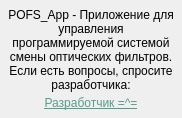
<?xml version="1.0" encoding="UTF-8"?>
<ui version="4.0">
 <class>HelpDialog</class>
 <widget class="QDialog" name="HelpDialog">
  <property name="geometry">
   <rect>
    <x>0</x>
    <y>0</y>
    <width>200</width>
    <height>116</height>
   </rect>
  </property>
  <property name="windowTitle">
   <string>О программе</string>
  </property>
  <layout class="QVBoxLayout" name="verticalLayout">
   <property name="spacing">
    <number>4</number>
   </property>
   <property name="sizeConstraint">
    <enum>QLayout::SetFixedSize</enum>
   </property>
   <property name="leftMargin">
    <number>8</number>
   </property>
   <property name="topMargin">
    <number>8</number>
   </property>
   <property name="rightMargin">
    <number>8</number>
   </property>
   <property name="bottomMargin">
    <number>8</number>
   </property>
   <item>
    <widget class="QLabel" name="label">
     <property name="sizePolicy">
      <sizepolicy hsizetype="Fixed" vsizetype="Fixed">
       <horstretch>0</horstretch>
       <verstretch>0</verstretch>
      </sizepolicy>
     </property>
     <property name="text">
      <string>&lt;html&gt;&lt;head/&gt;&lt;body&gt;&lt;p&gt;POFS_App - Приложение для управления программируемой системой смены оптических фильтров. Если есть вопросы, спросите разработчика:&lt;/p&gt;&lt;/body&gt;&lt;/html&gt;</string>
     </property>
     <property name="textFormat">
      <enum>Qt::AutoText</enum>
     </property>
     <property name="alignment">
      <set>Qt::AlignCenter</set>
     </property>
     <property name="wordWrap">
      <bool>true</bool>
     </property>
    </widget>
   </item>
   <item>
    <widget class="QLabel" name="label_2">
     <property name="text">
      <string>&lt;html&gt;&lt;head/&gt;&lt;body&gt;&lt;p&gt;&lt;a href=&quot;https://vk.com/danya0x07&quot;&gt;&lt;span style=&quot; text-decoration: underline; color:#579c8e;&quot;&gt;Разработчик =^=&lt;/span&gt;&lt;/a&gt;&lt;/p&gt;&lt;/body&gt;&lt;/html&gt;</string>
     </property>
     <property name="textFormat">
      <enum>Qt::AutoText</enum>
     </property>
     <property name="alignment">
      <set>Qt::AlignCenter</set>
     </property>
     <property name="openExternalLinks">
      <bool>true</bool>
     </property>
    </widget>
   </item>
  </layout>
 </widget>
 <resources/>
 <connections/>
</ui>
